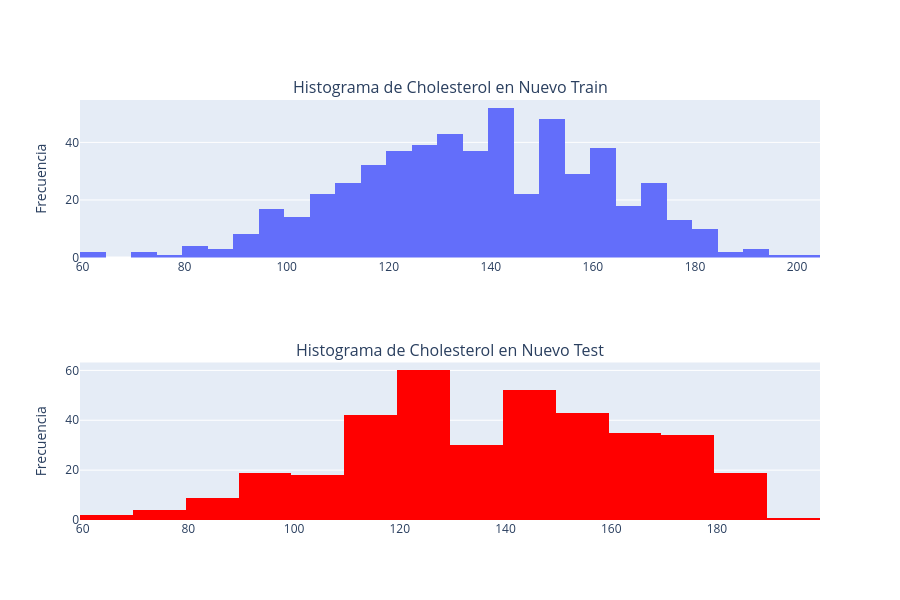

Notebook source saved alongside this figure:
### Code cell
# Se realiza un histograma de la caracteristica "Cholesterol" de Train y Test
fig = make_subplots(rows=2, cols=1, subplot_titles=("Histograma de Cholesterol en Nuevo Train", "Histograma de Cholesterol en Nuevo Test"))

fig.add_trace(go.Histogram(x=X_train60[:, 4], name="Train"), row=1, col=1)
fig.add_trace(go.Histogram(x=X_test40[:, 4], name="Test", marker_color="red"), row=2, col=1)
fig.update_yaxes(title_text="Frecuencia", row=1, col=1)
fig.update_yaxes(title_text="Frecuencia", row=2, col=1)

fig.update_layout(height=600, showlegend=False)
fig.show()

### Figure 1 — Plotly figure (JSON) as saved in the notebook; plotly's stock layout.template omitted (floating-point values rounded to 4 significant figures; data arrays with more than 128 entries replaced by an {"elided": "..."} marker saying what was removed)
{"data": [{"name": "Train", "type": "histogram", "x": {"elided": "550 int values"}, "xaxis": "x", "yaxis": "y"}, {"marker": {"color": "red"}, "name": "Test", "type": "histogram", "x": {"elided": "368 int values"}, "xaxis": "x2", "yaxis": "y2"}], "layout": {"annotations": [{"font": {"size": 16}, "showarrow": false, "text": "Histograma de Cholesterol en Nuevo Train", "x": 0.5, "xanchor": "center", "xref": "paper", "y": 1, "yanchor": "bottom", "yref": "paper"}, {"font": {"size": 16}, "showarrow": false, "text": "Histograma de Cholesterol en Nuevo Test", "x": 0.5, "xanchor": "center", "xref": "paper", "y": 0.375, "yanchor": "bottom", "yref": "paper"}], "height": 600, "showlegend": false, "xaxis": {"anchor": "y", "domain": [0, 1]}, "xaxis2": {"anchor": "y2", "domain": [0, 1]}, "yaxis": {"anchor": "x", "domain": [0.625, 1], "title": {"text": "Frecuencia"}}, "yaxis2": {"anchor": "x2", "domain": [0, 0.375], "title": {"text": "Frecuencia"}}}}
